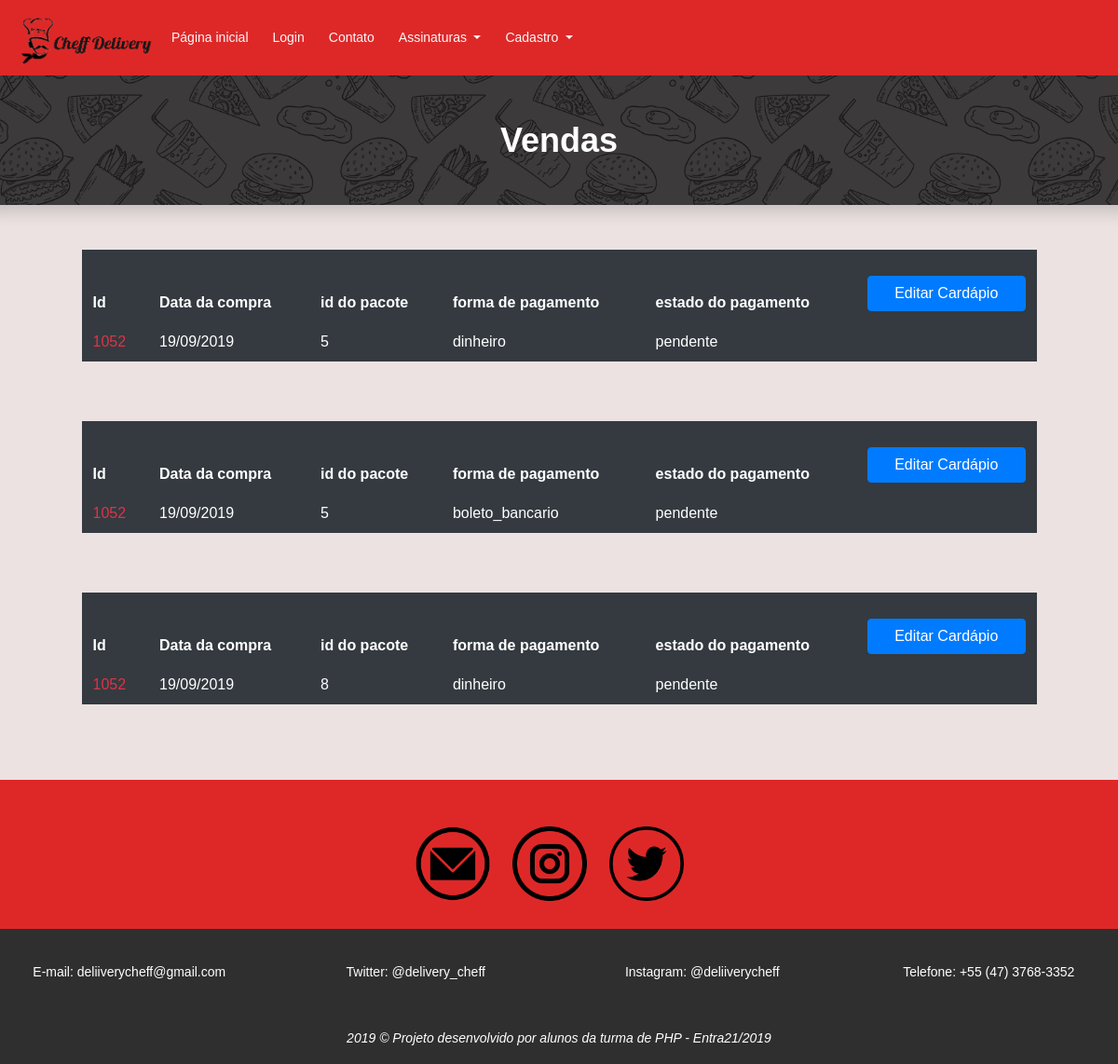
Before: /vendas.php with the older database file.
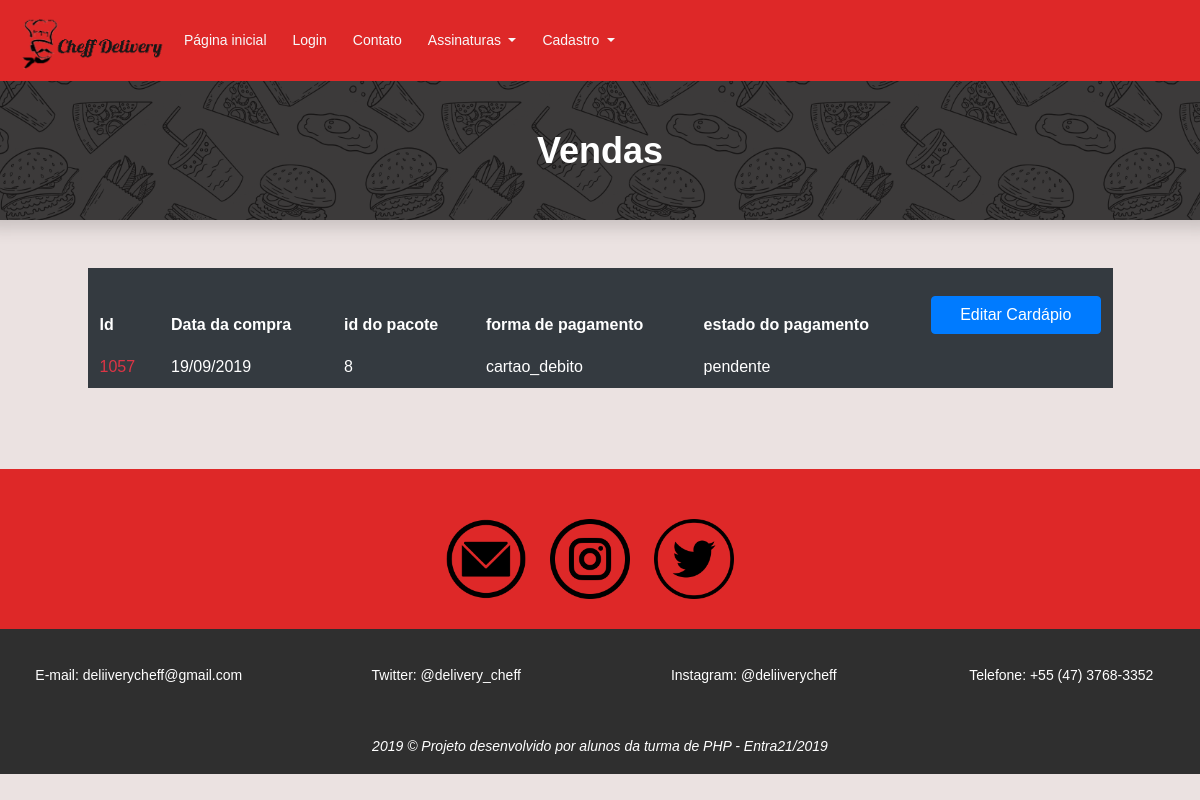
After: the same page with the newer database file.
### tables this page shows
CREATE TABLE `finalizacao` (
  `id` int(11) NOT NULL,
  `id_usuario` int(11) NOT NULL,
  `id_pacote` int(11) NOT NULL,
  `forma_pagamento` enum('dinheiro','boleto_bancario','cartao_credito','cartao_debito') NOT NULL,
  `status_pagamento` enum('pendente','pago','atrasado') NOT NULL,
  `data_compra` varchar(255) NOT NULL
);

### classes/site.class.php (called while the page is built, shortened)
<?php
class Site {
	public static function Navbar() {
		require_once "include/navbar.php";
	}
}
?>

### vendas.php (the view, shortened to what this page needs)
 <?php
require_once"include/conexao.php";
$lista = "SELECT * FROM finalizacao";
$queryFinalizacao = mysqli_query($con, $lista);
$lista = mysqli_fetch_all($queryFinalizacao, MYSQLI_ASSOC);
 ?>
 <!DOCTYPE html>
 <html lang="pt-br">
 <head>
 	<link rel="stylesheet" href="https://stackpath.bootstrapcdn.com/bootstrap/4.3.1/css/bootstrap.min.css">
 	<link rel="stylesheet" type="text/css" href="media/css/estilos.css">
 	<link rel="stylesheet" href="media/css/main.css">
 </head>
 <body style="background-color: rgb(235, 226, 225);">
 	<?php
 	require_once "header.php";
 	?>
 	<div class="row">
 		<div class="shadow " style="  background-color: #1a1818	!important;
 		background-image: url('media/images/food-pattern.png');
 		min-height: 100px;
 		min-width: 100%;
 		background-size: 30%;
 		background-position: center 1050px;">
 		<div class="text-center my-5">
 			<h1 class="text-white mb-5">Vendas</h1>
 		</div>
 	</div>
 </div>
<div class="row">
		<?php foreach ($lista as $item) { ?>
			<table class="table table-borderless table-dark col-md-10 offset-md-1 mt-5">
				<thead>
					<tr>
						<th scope="col">Id</th>
						<th scope="col">Data da compra</th>
						<th scope="col">id do pacote</th>
						<th scope="col">forma de pagamento</th>
						<th scope="col">estado do pagamento</th>
						<th scope="col"><div><a class="btn btn-primary col-md-12 mt-3" href="edicaoVendas.php?id=<?=$item['id']?>">Editar Cardápio</a></div>
</th>
					</tr>
				</thead>
				<tbody>
					<tr>
						<td class="card-title text-danger"><?=utf8_encode($item['id_usuario'])?></td>
     					<td>19/09/2019</td>
						<td><?=$item['id_pacote']?></td>
						<td><?=$item['forma_pagamento']?></td>
						<td><?=$item['status_pagamento']?></td>
					</tr>
				</tbody>
			</table>
		<?php } ?>
	</div>
 <?php
 require_once "footer.php";
 ?>
</body>
</html>

### header.php (shortened to what this page needs)
<?php
require_once"classes/site.class.php";
?>
<header>
  <nav class="navbar navbar-expand-lg navbar-light"  style="background-color: #de2828; width: 100%;">
    <a href="index.php"><img src="media/images/cheffmenu2.png" style="height: 65px; width: 150px"></a>
    <div class="collapse navbar-collapse" id="navbarSupportedContent">
      <ul class="navbar-nav mr-auto">
        <?php if ($_SESSION['tp_usuario'] != 'administrador') { ?>
          <li class="nav-item active">
            <a class="nav-link text-light" href="index.php" style="margin-left: 10px;">Página inicial <span class="sr-only">(current)</span></a>
          </li>
          <li class="nav-item">
            <a class="nav-link text-light" href="login.php" style="margin-left: 10px;">Login</a>
          </li>
          <li class="nav-item">
            <a class="nav-link text-light" href="contato.php" style="margin-left: 10px;">Contato</a>
          </li>
          <li class="nav-item dropdown">
            <a class="nav-link dropdown-toggle text-light" href="#" id="navbarDropdown" role="button" data-toggle="dropdown" aria-haspopup="true" aria-expanded="false" style="margin-left: 10px;">
              Assinaturas
            </a>
          </li>
          <?php if(!isset($_SESSION['logado'])) { ?>
            <li class="nav-item dropdown">
              <a class="nav-link dropdown-toggle text-light" href="#" id="navbarDropdown2" role="button" data-toggle="dropdown" aria-haspopup="true" aria-expanded="false" style="margin-left: 10px;">
                Cadastro
              </a>
            </li>
          <?php } ?>
        <?php } ?>
      </ul>
      <?php Site::Navbar(); ?>
    </div>
  </nav>
</header>

### include/navbar.php (shortened to what this page needs)
<!DOCTYPE html>
<html>
<head>
</head>
<body>
</body>
</html>

### footer.php (shortened to what this page needs)
<center>
  <div class="redes-sociais" style="background-color: #de2828;">
    <div class="container" style="margin-top: 65px;">
      <a href="https://mail.google.com/mail/u/0/#inbox?compose=DmwnWrRmTgXbBSZDhPSBJsPLwHzgBPqskCzpPtNTPhwSkgLdBBXnbmRScSHtKdnmsdqlgZFHsnsQ"><img src="media/images/email.png" alt="email" title="email" class="icones"></a>
      <a href="https://www.instagram.com/deliiverycheff/?hl=pt-br"><img src="media/images/instagram.png" alt="instagram" title="instagram" id="instagram " class="icones"></a>
      <a href="https://twitter.com/delivery_cheff"><img src="media/images/twitter.png" alt="twitter" title="twitter" class="icones"></a>
    </center>
<footer>
 <div class="footer-item">
  <div class="row">
    <a href="https://mail.google.com/mail/u/0/#inbox?compose=DmwnWsTJtrnhxXwfpDgvhvzGsLRlLgjHgjcfzcQFCTNqvbqkMSDXnPTwMNHPSkbjVnnrBWWPBfJq" class="col-sm-12 col-md-3">E-mail: deliiverycheff@gmail.com</a>
    <a href="https://twitter.com/delivery_cheff" class="col-sm-12 col-md-3">Twitter: @delivery_cheff </a>
    <a href="https://www.instagram.com/deliiverycheff/?hl=pt-br"class="col-sm-12 col-md-3">Instagram: @deliiverycheff</a>
    <a href=""class="col-sm-12 col-md-3">Telefone: +55 (47) 3768-3352</a>
  </div>
</div>
<div id="negrito" class="mt-4">
  <p class="mt-5 font-italic">2019 &copy; <strong>Projeto desenvolvido por alunos da turma de PHP - Entra21/2019</strong></p>
</div>
</footer>

### media/css/estilos.css (style rules this page uses)
* { font-family: arial !important; }
.redes-sociais { height: 160px; width: 100%; }
.icones { width: 80px; height: 80px; margin-top: 50px; margin-right: 20px; }
footer { background-color: rgba(47, 47, 47); overflow: hidden; height: 145px; }
.footer-item { margin-top: 35px; color: white; text-align: center; width: 100%: }
.footer-item a { color: white; text-decoration: none; }
#negrito { text-align: center; color: white; margin-top: 10px; }

### media/css/main.css (style rules this page uses)
body { color:#777;font-family:"Poppins",sans-serif;font-size:14px;font-weight:300;line-height:1.625em;position:relative }
ol,ul { margin:0;padding:0;list-style:none }
a { -webkit-transition:all 0.3s ease 0s;-moz-transition:all 0.3s ease 0s;-o-transition:all 0.3s ease 0s;transition:all 0.3s ease 0s }
a,a:focus,a:hover { text-decoration:none;outline:0 }
h1,h2,h3,h4,h5,h6 { font-family:"Poppins",sans-serif;color:#222;line-height:1.2em !important;margin-bottom:0;margin-top:0;font-weight:600 }
h1,.h1 { font-size:36px }
td,th { border-radius:0px }
.mb-5 { margin-bottom:5px }
.text-white { color:#fff }
.text-center { text-align:center }
h1 { font-size:36px }
h1,h2,h3,h4,h5,h6 { line-height:1.5em }

Changed rows visible on the page:
removed finalizacao: id_usuario "1052", id_pacote "5", forma_pagamento "dinheiro", status_pagamento "pendente"
removed finalizacao: id_usuario "1052", id_pacote "5", forma_pagamento "boleto_bancario", status_pagamento "pendente"
removed finalizacao: id_usuario "1052", id_pacote "8", forma_pagamento "dinheiro", status_pagamento "pendente"
added finalizacao: id_usuario "1057", id_pacote "8", forma_pagamento "cartao_debito", status_pagamento "pendente"
